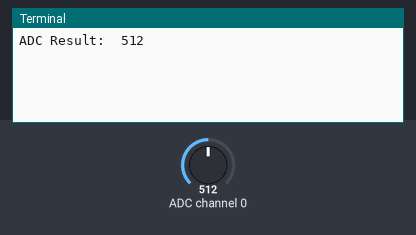
Bench run of a program on a simulated Raspberry Pi (BCM pin numbers). Parts: the last lines printed to the terminal. The test bench sets the inputs (shaded band); at power-on: ADC channel 0 = 512 (analog values on the 0–1023 scale).

Above: at 1.2 s.
1.3 s: ADC channel 0 set to 716
At 6.3 s:
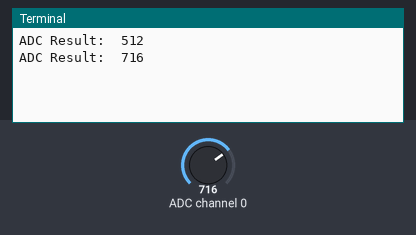
7.3 s: ADC channel 0 set to 900
At 11.4 s:
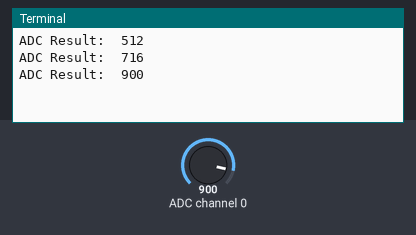
Timing chart, 0 to 12.9 s (numbered marks = the images above; inputs shaded):
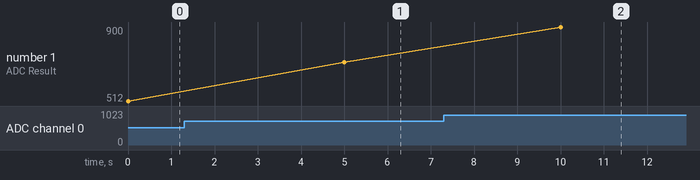

The program:

spi_hardware_test.py
```python
#!/usr/bin/env python
#
# Bitbang'd SPI interface with an MCP3008 ADC device
# MCP3008 is 8-channel 10-bit analog to digital converter
#  Connections are:
#     CLK => SCLK
#     DOUT =>  MISO
#     DIN => MOSI
#     CS => CE0

import time
import sys
import spidev

spi = spidev.SpiDev()
spi.open(0,0)

def buildReadCommand(channel):
    startBit = 0x01
    singleEnded = 0x08

    return [startBit, (singleEnded|channel)<<4, 0]

def processAdcValue(result):
    '''Take in result as array of three bytes.
       Return the two lowest bits of the 2nd byte and
       all of the third byte'''
    byte2 = (result[1] & 0x03)
    return (byte2 << 8) | result[2]


def readAdc(channel):
    if ((channel > 7) or (channel < 0)):
        return -1
    r = spi.xfer2(buildReadCommand(channel))
    return processAdcValue(r)

if __name__ == '__main__':
    try:
        while True:
            val = readAdc(0)
            print "ADC Result: ", str(val)
            time.sleep(5)
    except KeyboardInterrupt:
        spi.close()
        sys.exit(0)
```

Measured:
- after the input at 1.3 s, the terminal: prints a new line after 3.7 s (image 1)
- after the input at 7.3 s, the terminal: prints a new line after 2.7 s (image 2)
- plotted number 1: 512 → 716 after the input at 1.3 s, 716 → 900 after the input at 7.3 s
